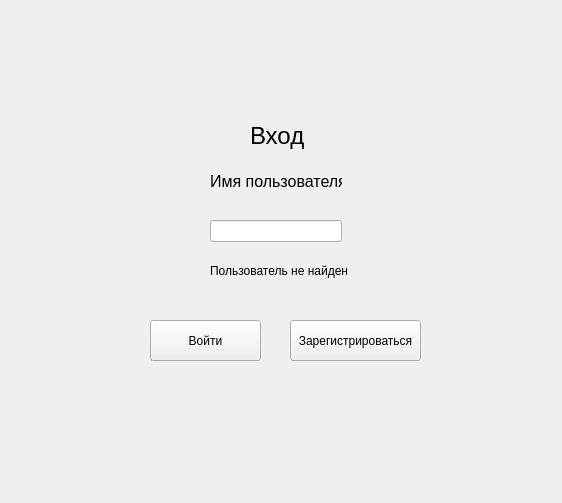
<?xml version="1.0" encoding="UTF-8"?>
<ui version="4.0">
 <class>Form</class>
 <widget class="QWidget" name="Form">
  <property name="geometry">
   <rect>
    <x>0</x>
    <y>0</y>
    <width>562</width>
    <height>503</height>
   </rect>
  </property>
  <property name="windowTitle">
   <string>Form</string>
  </property>
  <widget class="QLabel" name="label">
   <property name="geometry">
    <rect>
     <x>250</x>
     <y>120</y>
     <width>61</width>
     <height>31</height>
    </rect>
   </property>
   <property name="font">
    <font>
     <pointsize>18</pointsize>
    </font>
   </property>
   <property name="text">
    <string>Вход</string>
   </property>
  </widget>
  <widget class="QLineEdit" name="lineEdit">
   <property name="geometry">
    <rect>
     <x>210</x>
     <y>220</y>
     <width>132</width>
     <height>22</height>
    </rect>
   </property>
  </widget>
  <widget class="QLabel" name="label_2">
   <property name="geometry">
    <rect>
     <x>210</x>
     <y>170</y>
     <width>132</width>
     <height>22</height>
    </rect>
   </property>
   <property name="font">
    <font>
     <pointsize>12</pointsize>
    </font>
   </property>
   <property name="text">
    <string>Имя пользователя</string>
   </property>
  </widget>
  <widget class="QPushButton" name="pushButton">
   <property name="geometry">
    <rect>
     <x>150</x>
     <y>320</y>
     <width>111</width>
     <height>41</height>
    </rect>
   </property>
   <property name="text">
    <string>Войти</string>
   </property>
  </widget>
  <widget class="QLabel" name="label_3">
   <property name="geometry">
    <rect>
     <x>210</x>
     <y>250</y>
     <width>141</width>
     <height>41</height>
    </rect>
   </property>
   <property name="text">
    <string>Пользователь не найден</string>
   </property>
  </widget>
  <widget class="QPushButton" name="pushButton_2">
   <property name="geometry">
    <rect>
     <x>290</x>
     <y>320</y>
     <width>131</width>
     <height>41</height>
    </rect>
   </property>
   <property name="text">
    <string>Зарегистрироваться</string>
   </property>
  </widget>
 </widget>
 <resources/>
 <connections/>
</ui>
